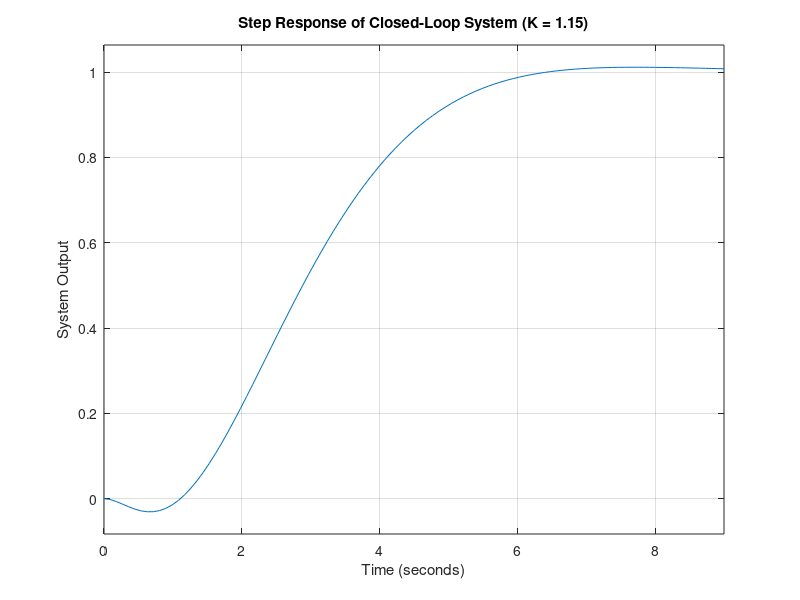

The MATLAB script that drew this image: (Note: this script raises an error after producing the figure.)
clc; clear; close all;

numG = [-1 2];   
denG = [2 6 7 0]; 

K = 1.15; 
G = K * tf(numG, denG); 

T = feedback(G, 1);

figure;
step(T);
grid on;
title(['Step Response of Closed-Loop System (K = ', num2str(K), ')']);
xlabel('Time (seconds)');
ylabel('System Output');

stepInfo = stepinfo(T);
undershoot = stepInfo.Undershoot;
settlingTime = stepInfo.SettlingTime;

disp(['Undershoot: ', num2str(undershoot), ' %']);
disp(['Settling Time: ', num2str(settlingTime), ' seconds']);
